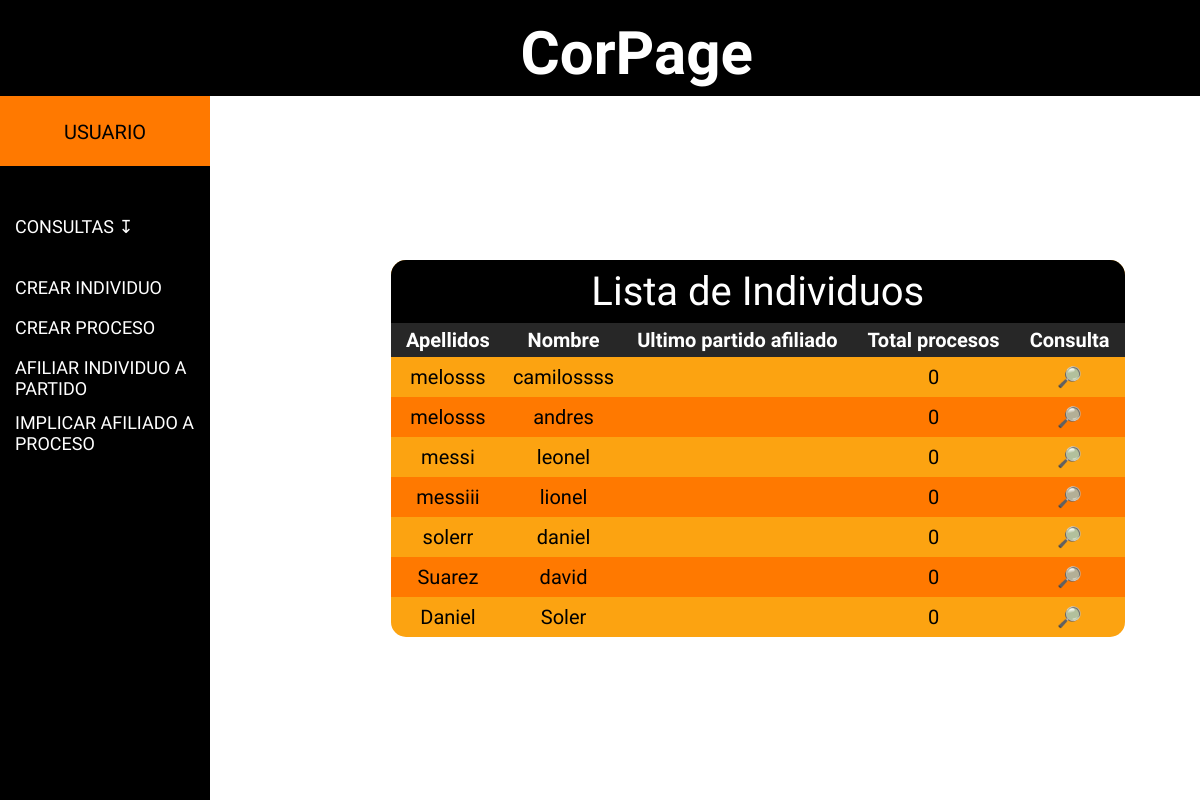
The app's page /Lista_Individuos/3 (signed in) with its own data.
### app/models.py (models this page shows, shortened)
class Individuo(models.Model):
    apellidos = models.CharField(max_length=200, null=False)
    nombres = models.CharField(max_length=200, null=False)
    fecha_nacimineto = models.DateField(auto_now_add=False, null=True)
    aprobado = models.BooleanField(null=True)
    visitas = models.IntegerField(null=True)
    creador = models.ForeignKey(
        User,
        related_name='individuos',
        null=True, #Toca cambiarlo a False
        on_delete=models.PROTECT
    )
    class Meta:
        app_label: 'app'

### app/views.py (the view)
# urls.py: path('Lista_Individuos/<int:id_usuario>', views.Lista_Individuos, name='Lista_Individuos'), # Url Lista idivduos Admin
@login_required
def Lista_Individuos(request, id_usuario,):
    Usu = User.objects.get(id=id_usuario)
    Lista = Individuo.objects.all()
    contexto ={
        'listas': Lista
    }
    if Usu.is_superuser == True:
       return render(request, 'app/Lista_Individuos_Admin.html',contexto)
    else:
         return render(request, 'app/Lista_Individuos_Usu.html',contexto)

### app/templates/app/Lista_Individuos_Usu.html (shortened to what this page needs)
{% extends "app/Pag_Usuario_Style.html" %}
{% load static %}
{% block extra_head %}
<link rel="stylesheet" href="{% static 'app/Consul_Lista_Indivios.css' %}">
{% endblock %}
{% block main %}
<table>
    <thead>
        <td class="table_titulo" COLSPAN=6 >Lista de Individuos</td>
        <tr>
            <th>Apellidos</th>
            <th>Nombre</th>
            <th>Ultimo partido afiliado</th>
            <th>Total procesos</th>
            <th>Consulta</th>
            </tr>
    </thead>
    <tbody>
        {% for L in listas %}
        <tr>
            <td><a href="#"> {{ L.apellidos }}  </a></td>
            <td><a href="#"> {{ L.nombres }}  </a></td>
            <td> {{L.partido}} </td>
            <td>0</td>
            <td><a href="#">🔎</a></td>
        </tr>
        {% endfor %}
    </tbody>
</table>
{% endblock %}

### app/static/app/Pag_Usuario_Style.css (style rules this page uses)
body { margin: 0; padding: 0; border: 0; margin: 0; position: fixed; top: 0; bottom: 0; left: 0; right: 0; font-family: 'Wellfleet', cursive; display: grid; grid-template: 12% 88% / 210px auto; grid-template-areas: "header header" "barra-nav menu-contenido"; }

### app/static/app/Consul_Lista_Indivios.css (style rules this page uses)
:root { --curvatura: 15px; }
table { background-color: #FCA311; border-radius: var(--curvatura); }
table .table_titulo { background-color: #000000; color: #ffffff; font-size: 40px; border-top-left-radius: var(--curvatura); border-top-right-radius: var(--curvatura); }
table, td, th { border-collapse: collapse; font-size: 20px; text-align: center; }
th { padding: 5px 15px; background: #272727; color: #ffffff; }
main table a { text-decoration: none; color: #000000; }
td:nth-child(3) { text-align: center; }
td { padding: 8px; }
tr:nth-child(even) { background: #FF7900; }
tr:last-child > td:last-child { border-bottom-right-radius: var(--curvatura); }
tr:last-child > td:first-child { border-bottom-left-radius: var(--curvatura); }

### records on screen
Individuo: apellidos "melosss", nombres "camilossss"
Individuo: apellidos "melosss", nombres "andres"
Individuo: apellidos "messi", nombres "leonel"
Individuo: apellidos "messiii", nombres "lionel"
Individuo: apellidos "solerr", nombres "daniel"
Individuo: apellidos "Suarez", nombres "david"
Individuo: apellidos "Daniel", nombres "Soler"
